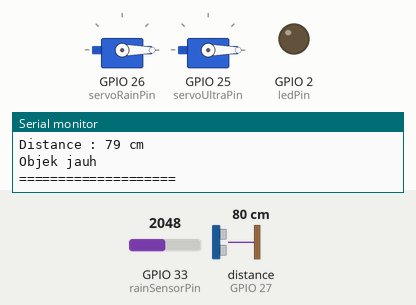
The sketch below on a simulated ESP32. Parts: 2 × servo, output pins drawn as LEDs (lit = HIGH), the last lines printed to the serial monitor. Wiring (inferred from the names in the program): ultrasonic range finder: trigger GPIO 14; echo GPIO 27. The inputs (shaded band) are chosen by the test bench; at power-on: distance to the obstacle (sensor on GPIO 27) 80 cm, GPIO 33 (rainSensorPin) = 2048. The echo pulse lasts 58.3 µs per cm; pins used as bus, display or sensor lines are not drawn.

Above: at 2.2 s.
2.3 s: distance to the obstacle (sensor on GPIO 27) set to 12 cm
5.0 s: distance to the obstacle (sensor on GPIO 27) set to 9 cm
At 5.5 s:
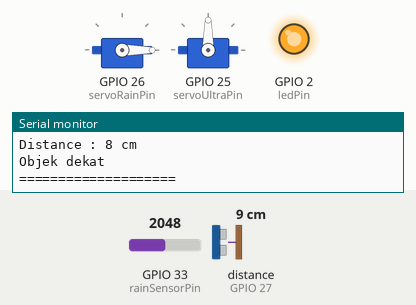
7.7 s: GPIO 33 (rainSensorPin) set to 3460
10.4 s: GPIO 33 (rainSensorPin) set to 3537
At 11.5 s:
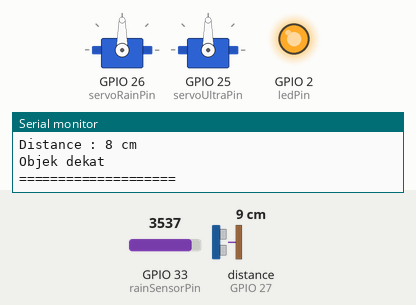
13.1 s: GPIO 33 (rainSensorPin) set to 2866
At 14.3 s:
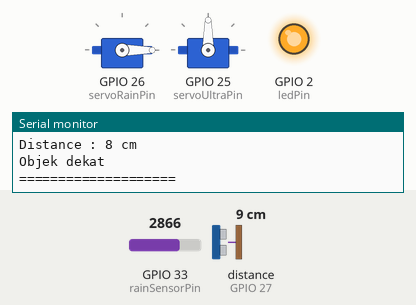
15.8 s: GPIO 33 (rainSensorPin) set to 3540
At 17.6 s:
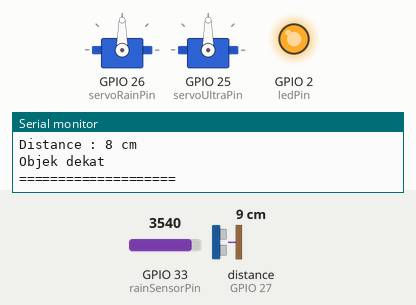
Timing chart, 0 to 19.1 s (numbered marks = the images above; inputs shaded):
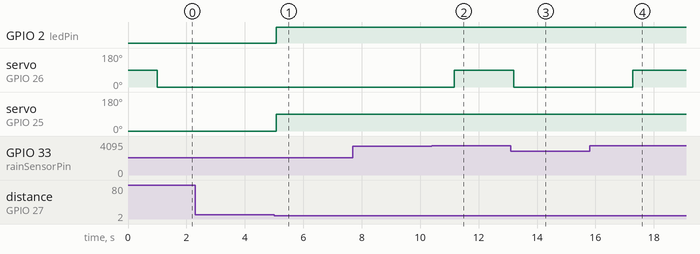

The sketch:

LatihanIntensive.ino
```cpp
#include <ESP32Servo.h>

//commit 1
// =====================
// SERVO
// =====================
Servo servoRain;
Servo servoUltra;

// =====================
// PIN
// =====================
const int servoRainPin = 26;
const int servoUltraPin = 25;

const int rainSensorPin = 33;

const int trigPin = 14;
const int echoPin = 27;

const int ledPin = 2;

// =====================
// SETPOINT
// =====================
int rainThreshold = 3500;
int setpointUltra = 10;

// =====================
// BACA ULTRASONIC
// =====================
long readUltrasonicDistance() {

  digitalWrite(trigPin, LOW);
  delayMicroseconds(2);

  digitalWrite(trigPin, HIGH);
  delayMicroseconds(10);

  digitalWrite(trigPin, LOW);

  // Tambahkan timeout 30000 microsecond
  long duration = pulseIn(echoPin, HIGH, 30000);

  // Jika tidak ada pantulan
  if (duration == 0) {
    return 999;
  }

  long distance = duration * 0.034 / 2;

  return distance;
}

void setup() {

  Serial.begin(9600);

  // Setup Servo
  servoRain.attach(servoRainPin);
  servoUltra.attach(servoUltraPin);

  // Setup pin
  pinMode(trigPin, OUTPUT);
  pinMode(echoPin, INPUT);

  pinMode(ledPin, OUTPUT);

  // Posisi awal
  servoRain.write(90);
  servoUltra.write(0);

  delay(1000);
}

void loop() {

  // =====================
  // SENSOR HUJAN
  // =====================
  int rainValue = analogRead(rainSensorPin);

  Serial.print("Rain Value : ");
  Serial.println(rainValue);

  // Servo hujan langsung respon
  if (rainValue < rainThreshold) {

    servoRain.write(0);

    Serial.println("HUJAN -> Servo Tertutup");
  }
  else {

    servoRain.write(90);

    Serial.println("TIDAK HUJAN -> Servo Terbuka");
  }

  // =====================
  // ULTRASONIC
  // =====================
  long distance = readUltrasonicDistance();

  Serial.print("Distance : ");
  Serial.print(distance);
  Serial.println(" cm");

  if (distance < setpointUltra) {

    servoUltra.write(90);

    digitalWrite(ledPin, HIGH);
    Serial.println("Objek dekat");
  }
  else {

    servoUltra.write(0);


    digitalWrite(ledPin, LOW);

    Serial.println("Objek jauh");
  }

  Serial.println("====================");

  delay(2000);
}
```

Measured:
- the behaviour switches between 11 and 10 cm on distance to the obstacle (sensor on GPIO 27) (found by bisection; images 0 and 1)
- the behaviour switches between 3499 and 3500 on GPIO 33 (rainSensorPin) (found by bisection; images 1 and 2)
- after the input at 5.0 s, GPIO 2 (ledPin): LOW → HIGH after 0.07 s; servo on GPIO 25 (servoUltraPin): 0° → 90° after 0.07 s
- after the input at 10.4 s, servo on GPIO 26 (servoRainPin): 0° → 90° after 0.77 s
- after the input at 13.1 s, servo on GPIO 26 (servoRainPin): 90° → 0° after 0.11 s
- after the input at 15.8 s, servo on GPIO 26 (servoRainPin): 0° → 90° after 1.5 s
